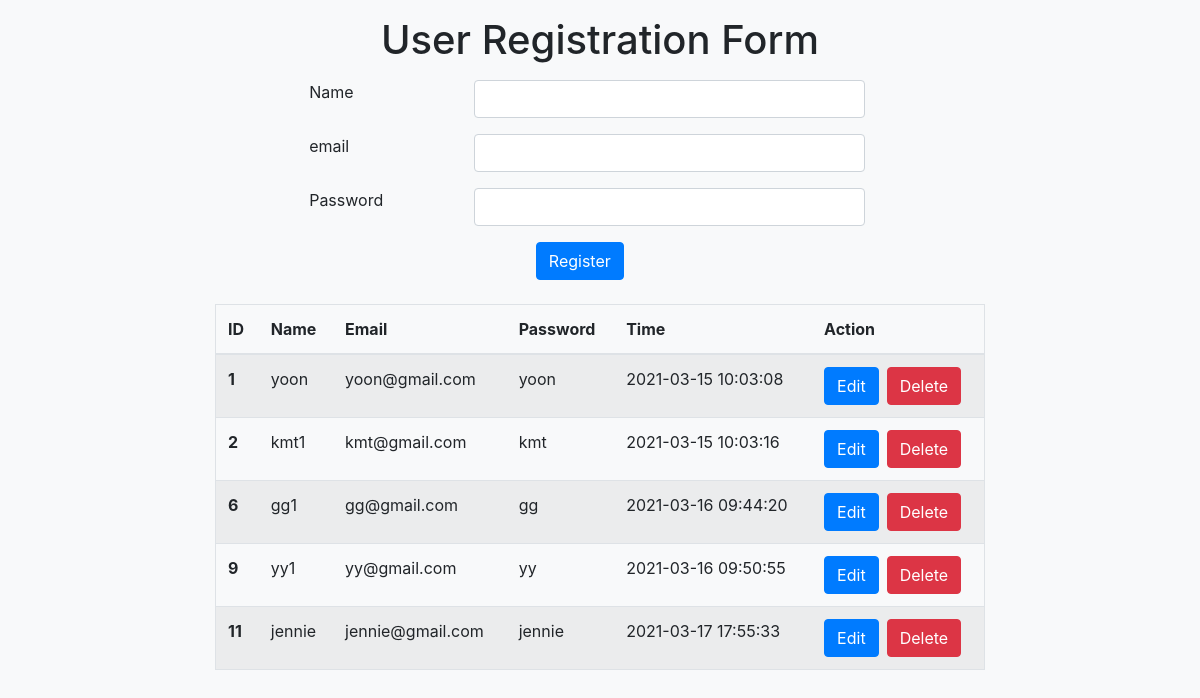
/admin/register.php, run on the app's committed database.
### tables this page shows
CREATE TABLE `users` (
  `id` int(11) NOT NULL,
  `name` varchar(100) NOT NULL,
  `email` varchar(100) NOT NULL,
  `password` varchar(100) NOT NULL,
  `created_date_time` timestamp NOT NULL DEFAULT current_timestamp(),
  `updated_date_time` timestamp NOT NULL DEFAULT current_timestamp()
);

### admin/register.php (the view, shortened to what this page needs)
<!DOCTYPE html>
<html lang="en">
<head>
  <link rel="stylesheet" href="https://cdn.jsdelivr.net/npm/bootstrap@4.5.3/dist/css/bootstrap.min.css">
</head>
<body class="bg-light">
<div class="container col-lg-8 col-sm-10 col-10 mt-3">
  <form action="user-create.php" method="post">
    <h1 class="text-center mb-3">User Registration Form</h1>
    <div class="form-group row offset-1">
      <div class="col-3">
       <label for="name" class="col-4">Name</label>
      </div>
      <div class="col-7">
        <input type="text" name="name" class="form-control">
      </div>
    </div>
    <div class="form-group row offset-1">
      <div class="col-3">
       <label for="email" class="col-4">email</label>
      </div>
      <div class="col-7">
        <input type="text" name="email" class="form-control">
      </div>
    </div>
    <div class="form-group row offset-1">
      <div class="col-3">
       <label for="password" class="col-4">Password</label>
      </div>
      <div class="col-7">
        <input type="text" name="password" class="form-control">
      </div>
    </div>
      <button class="btn btn-primary offset-5" name="btn-reg">Register</button>
  </form>
<table class="table border table-striped mt-4">
  <thead>
    <tr>
      <th scope="col">ID</th>
      <th scope="col">Name</th>
      <th scope="col">Email</th>
      <th scope="col">Password</th>
      <th scope="col">Time</th>
      <th>Action</th>
    </tr>
  </thead>
  <tbody>
  <?php
    require('../connect.php');
    $select=mysqli_query($db,"SELECT * FROM users");
    while($row=mysqli_fetch_assoc($select)):
  ?>
    <tr>
      <th scope="row"><?php echo $row['id'] ?></th>
      <td><?php echo $row['name'] ?></td>
      <td><?php echo $row['email'] ?></td>
      <td><?php echo $row['password'] ?></td>
      <td><?php echo $row['created_date_time'] ?></td>
      <td><a href="user-show.php?cid=<?php echo $row['id'] ?>" class="btn btn-primary mr-2">Edit</a><a href="user-delete.php?cid=<?php echo $row['id'] ?>" class="btn btn-danger">Delete</a></td>
    </tr>
    <?php endwhile; ?>
  </tbody>
</table>
</div>
</body>
</html>

### data on the page
users: id "1", name "yoon", email "yoon@gmail.com", password "yoon", created_date_time "2021-03-15 10:03:08"
users: id "2", name "kmt1", email "kmt@gmail.com", password "kmt", created_date_time "2021-03-15 10:03:16"
users: id "6", name "gg1", email "gg@gmail.com", password "gg", created_date_time "2021-03-16 09:44:20"
users: id "9", name "yy1", email "yy@gmail.com", password "yy", created_date_time "2021-03-16 09:50:55"
users: id "11", name "jennie", email "jennie@gmail.com", password "jennie", created_date_time "2021-03-17 17:55:33"
